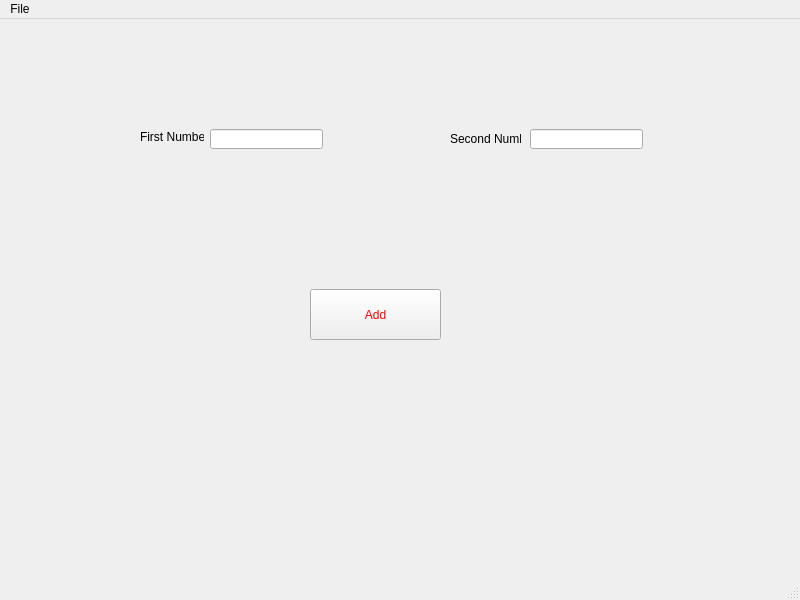
<?xml version="1.0" encoding="UTF-8"?>
<ui version="4.0">
 <class>MainWindow</class>
 <widget class="QMainWindow" name="MainWindow">
  <property name="geometry">
   <rect>
    <x>0</x>
    <y>0</y>
    <width>800</width>
    <height>600</height>
   </rect>
  </property>
  <property name="windowTitle">
   <string>MainWindow</string>
  </property>
  <property name="styleSheet">
   <string notr="true"/>
  </property>
  <widget class="QWidget" name="centralwidget">
   <widget class="QLabel" name="label">
    <property name="geometry">
     <rect>
      <x>450</x>
      <y>110</y>
      <width>71</width>
      <height>20</height>
     </rect>
    </property>
    <property name="text">
     <string>Second Number</string>
    </property>
   </widget>
   <widget class="QLabel" name="label_2">
    <property name="geometry">
     <rect>
      <x>140</x>
      <y>110</y>
      <width>64</width>
      <height>16</height>
     </rect>
    </property>
    <property name="text">
     <string>First Number</string>
    </property>
   </widget>
   <widget class="QPushButton" name="btnAdd">
    <property name="geometry">
     <rect>
      <x>310</x>
      <y>270</y>
      <width>131</width>
      <height>51</height>
     </rect>
    </property>
    <property name="styleSheet">
     <string notr="true">color: rgb(255, 0, 0);</string>
    </property>
    <property name="text">
     <string>Add</string>
    </property>
   </widget>
   <widget class="QLineEdit" name="num1Text">
    <property name="geometry">
     <rect>
      <x>210</x>
      <y>110</y>
      <width>113</width>
      <height>20</height>
     </rect>
    </property>
   </widget>
   <widget class="QLineEdit" name="num2Text">
    <property name="geometry">
     <rect>
      <x>530</x>
      <y>110</y>
      <width>113</width>
      <height>20</height>
     </rect>
    </property>
   </widget>
   <widget class="QLabel" name="resultLabel">
    <property name="geometry">
     <rect>
      <x>300</x>
      <y>370</y>
      <width>191</width>
      <height>31</height>
     </rect>
    </property>
    <property name="font">
     <font>
      <pointsize>12</pointsize>
      <weight>75</weight>
      <bold>true</bold>
     </font>
    </property>
    <property name="styleSheet">
     <string notr="true">color: rgb(0, 0, 127);</string>
    </property>
    <property name="text">
     <string/>
    </property>
   </widget>
  </widget>
  <widget class="QMenuBar" name="menubar">
   <property name="geometry">
    <rect>
     <x>0</x>
     <y>0</y>
     <width>800</width>
     <height>21</height>
    </rect>
   </property>
   <widget class="QMenu" name="menuFile">
    <property name="title">
     <string>File</string>
    </property>
    <addaction name="addMenu"/>
   </widget>
   <addaction name="menuFile"/>
  </widget>
  <widget class="QStatusBar" name="statusbar"/>
  <action name="addMenu">
   <property name="text">
    <string>add</string>
   </property>
  </action>
 </widget>
 <resources/>
 <connections/>
</ui>
